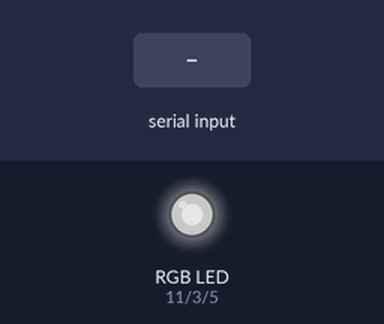
This sketch was run on a simulated Arduino Uno, built with avr-gcc and run on an emulated ATmega328P. Shown: an RGB LED mixed from three pins (HIGH = lit). The inputs (shaded band) are chosen by the test bench. Dim RGB values are drawn brighter than linear.

Above: at 1.2 s.
1.3 s: "b\n" received over Serial
At 1.8 s:
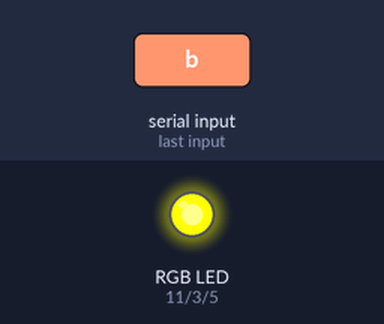
2.9 s: "O\n" received over Serial
At 4.2 s:
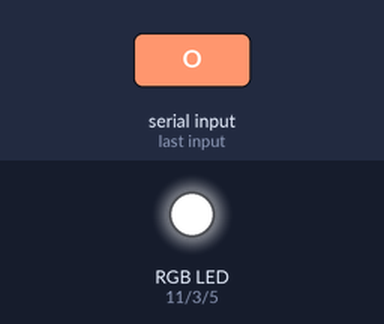
4.5 s: "Q\n" received over Serial
At 5.4 s:
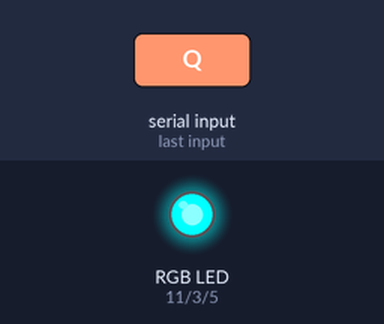
6.0 s: "G90\n" received over Serial
At 6.6 s:
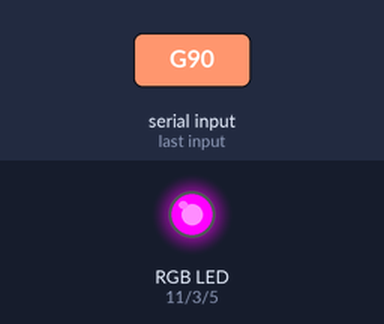
7.5 s: "q\n" received over Serial
At 7.8 s:
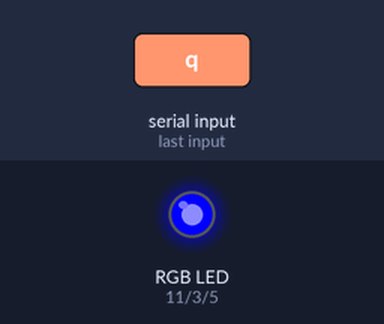
9.0 s: "o\n" received over Serial
At 10.1 s:
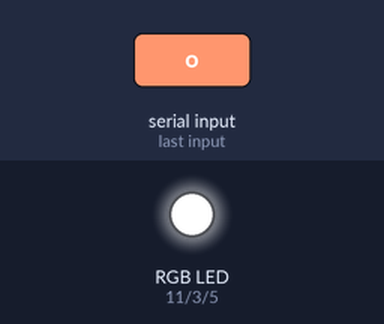
Timing chart, 0 to 11.5 s (numbered marks = the images above; inputs shaded):
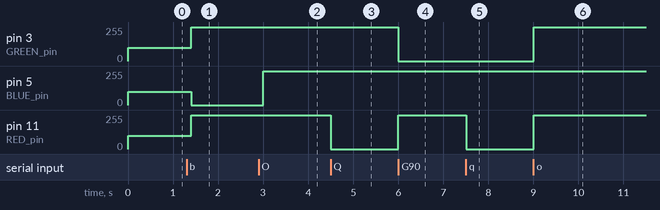

The sketch:

tri_colour_led.ino
```cpp
/*
  Experiment with a single led capable of producing multiple colours
  Uses 3 pins to control it, and a +5.

  Change colour of led by sending appropriate command via USB
  Command takes the form of either
    R|G|B|O   - to turn on Red/Green/Blue/None at full intensity
  or
    Q|W|E # - to control the intensity (#) of the Red/Green/Blue component of the current colour

  NOTE: for the intensity to work you have to connect the R/G/B to pins capable of PWM.  On
  the Nano and Uno these are 3,5,6,9,10,11.  If you connect to anything else then this colour will be
  either on or off.  On being <128, Off being >127.

  RGB led I'm using has a common Anode, thus tied to +5, and thus intensities go from 255=off to 0=full.
  Pins on it are R/A/G/B, with A being the long pin.
*/


#define RED_pin  11
#define GREEN_pin  3
#define BLUE_pin  5
int RED_bright = 100;
int BLUE_bright = 100;
int GREEN_bright = 100;

void setup() {
    pinMode(RED_pin, OUTPUT);
    pinMode(BLUE_pin, OUTPUT);
    pinMode(GREEN_pin, OUTPUT);
    Serial.begin(9600);
    Serial.setTimeout(100);
    update_leds();
}

void loop() {
  delay(100); // milliseconds
}

void serialEvent() {
  char   cmd_str[80];
  int    cmd_length;
  int    led_value;
  cmd_length =   Serial.readBytesUntil('\n', cmd_str, 80);
  cmd_str[cmd_length] = '\0';
  led_value = get_value(cmd_str);

  switch(cmd_str[0]) {
    case 'R': case 'r': red();      break;
    case 'G': case 'g': green();    break;
    case 'B': case 'b': blue();     break;
    case 'O': case 'o': off();      break;
    case 'Q': case 'q': RED_bright = led_value;   break;
    case 'W': case 'w': GREEN_bright = led_value; break;
    case 'E': case 'e': BLUE_bright = led_value;  break;
  }
  update_leds();
}

void update_leds() {
  analogWrite(RED_pin,RED_bright);
  analogWrite(BLUE_pin,BLUE_bright);
  analogWrite(GREEN_pin,GREEN_bright);
}

void set_all( int R, int B, int G ) {
  RED_bright = R;
  BLUE_bright = B;
  GREEN_bright = G;
}

void red() {  set_all(0,255,255); }
void green() {  set_all(255,255,0); }
void blue() {  set_all(255,0,255); }
void off() { set_all(255,255,255); }

int get_value(char *s) {
  int value=0;
  while ( ( *s < '0' || *s > '9' ) && *s != '\0' ) {
    s++;
  }
  while(*s) {
    if ( *s >= '0' && *s <= '9' ) {
      value = value * 10;
      value = value + int( *s - '0' );
    } else {
      break;
    }
    s++;
  }
  return value;
}
```

Measured:
- after the input at 1.3 s, pin 3 (GREEN_pin), pin 11 (RED_pin): 100/255 → 255/255 after 0.10 s; pin 5 (BLUE_pin): 100/255 → 0/255 after 0.10 s
- after the input at 2.9 s, pin 5 (BLUE_pin): 0/255 → 255/255 after 0.10 s
- after the input at 4.5 s, pin 11 (RED_pin): 255/255 → 0/255 at once
- after the input at 6.0 s, pin 3 (GREEN_pin): 255/255 → 0/255 at once; pin 11 (RED_pin): 0/255 → 255/255 at once
- after the input at 7.5 s, pin 11 (RED_pin): 255/255 → 0/255 at once
- after the input at 9.0 s, pin 3 (GREEN_pin), pin 11 (RED_pin): 0/255 → 255/255 at once
